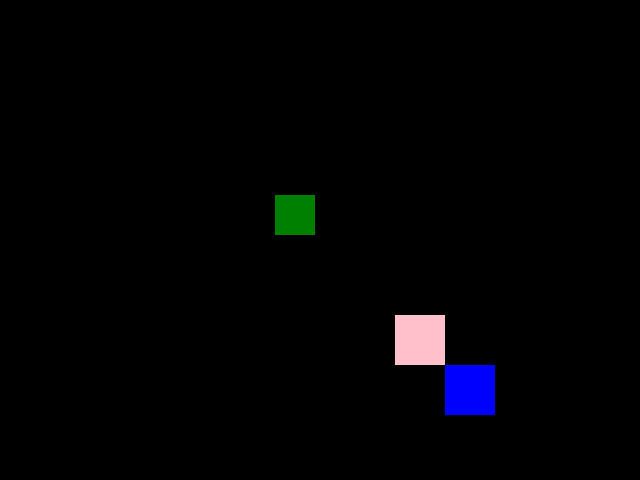
Frame 1 (no input)
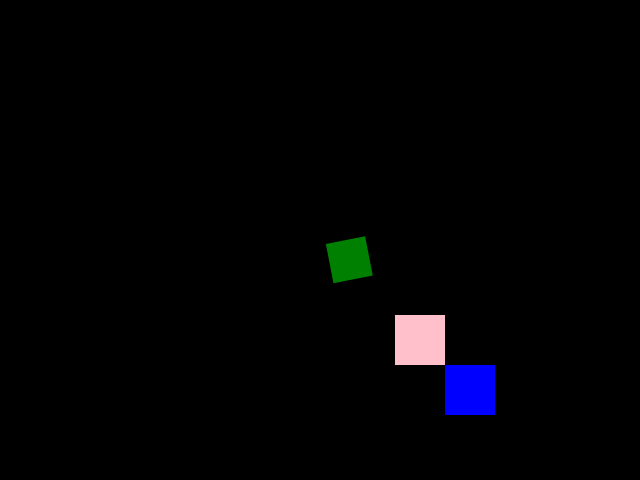
Frame 60 (no input)
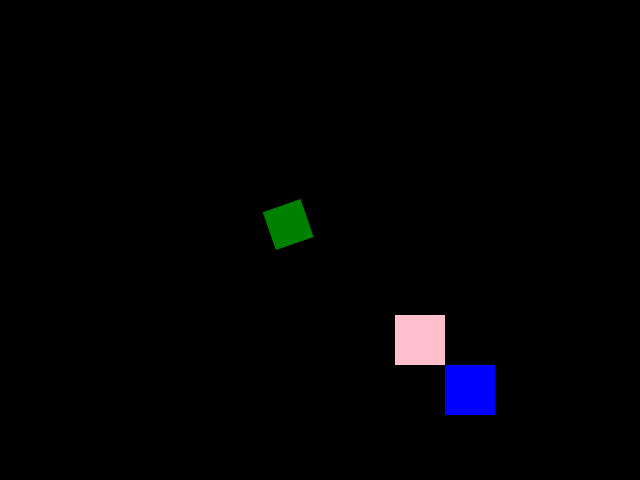
Frame 120 (the mouse pressed at the canvas centre since frame 60)

The p5.js sketch that drew these frames (run headless with seeded random() and noise() and a simulated clock; from frame 60 on, the mouse is pressed at the canvas centre):

// p5.js sketch
// ── sketch.js
// transform animation

var r = 0;

function setup() {
    createCanvas(640, 480);
    noStroke();
}
function draw(){

    
    background(0);
    
    
    translate(width/2, height/2);
    
    push();
    rectMode(CENTER);
    fill ("pink");
    rect(100, 100, 50, 50);
    pop();
    
    push();
    rotate(r);
    fill ("green")
    rectMode(CENTER);
    rect(-25, -25, 40, 40);
    //pop();
    
    rotate(-r);
    
    fill("blue");
    rect(150, 150, 50, 50);
    
    r += 0.05;
}
